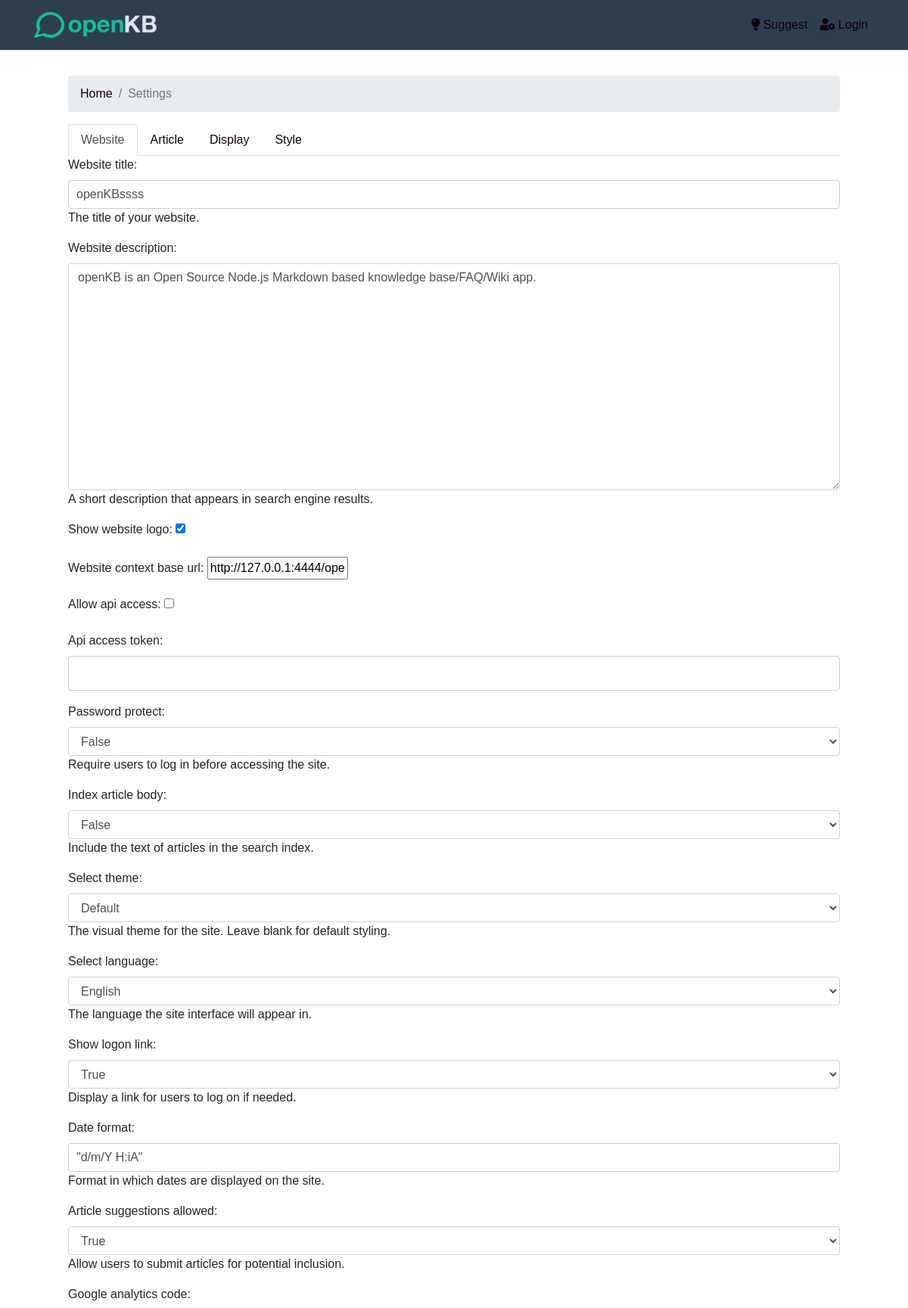
The page /settings/website/ (upper part) on the database as committed earlier.
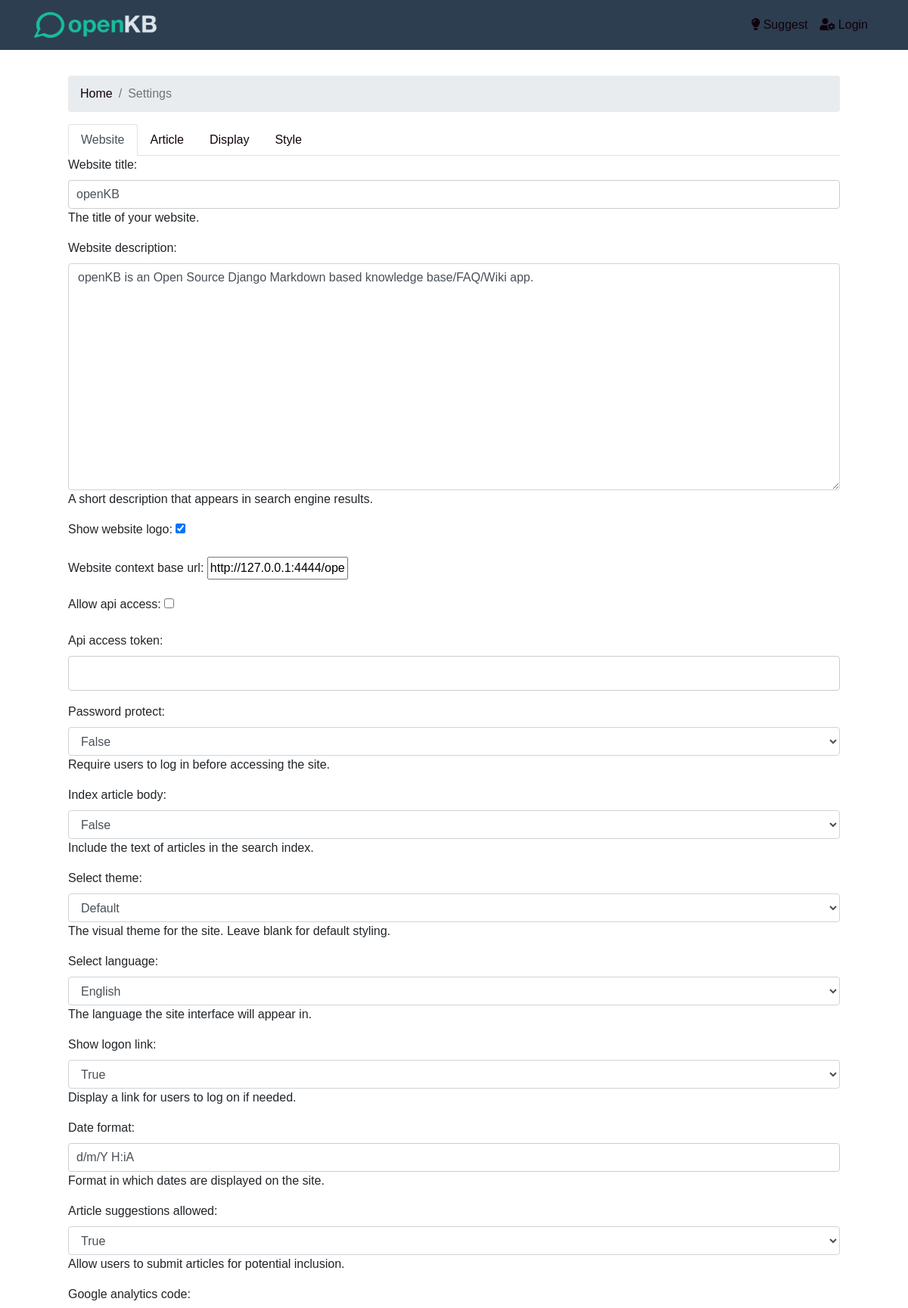
The same page on the database as committed later.
### kb/models.py (models this page shows, shortened)
class WebsiteSettings(models.Model):
    website_title = models.CharField(max_length=255, blank=True, default='openKB')
    website_description = models.TextField(blank=True, default='openKB is an Open Source Django Markdown based knowledge base/FAQ/Wiki app.')
    show_website_logo = models.BooleanField(default=True)
    website_context_base_url = models.URLField(blank=True, default='http://127.0.0.1:4444/openkb/')
    allow_api_access = models.BooleanField(default=False)
    api_access_token = models.CharField(max_length=255, blank=True)
    password_protect = models.BooleanField(default=False)
    index_article_body = models.BooleanField(default=False)
    select_theme = models.CharField(max_length=255, blank=True)
    select_language = models.CharField(max_length=10, default='en', choices=[('en', 'English')])
    show_logon_link = models.BooleanField(default=True)
    date_format = models.CharField(max_length=50, default='d/m/Y H:iA')
    article_suggestions_allowed = models.BooleanField(default=True)
    google_analytics_code = models.TextField(blank=True)

### kb/views.py (the view)
# urls.py: path('settings/website/', WebsiteSettingsView.as_view(), name='website_settings'),
class WebsiteSettingsView(UpdateView):
    model = WebsiteSettings
    template_name = 'settings/website_settings.html'
    form_class = WebsiteSettingsForm
    success_url = '/settings/website/'
    def get_object(self, queryset=None):
        return WebsiteSettings.objects.first() or WebsiteSettings()
    def get_context_data(self, **kwargs):
        context = super().get_context_data(**kwargs)
        context['active_tab'] = 'website'
        return context

### kb/context_processors.py (called while the page is built)
def website_settings(request):
    website_settings = WebsiteSettings.objects.first()
    style_settings = StyleSettings.objects.first()
    return {
        'websettings': website_settings,
        'style_settings': style_settings,
    }

### templates/settings/website_settings.html (shortened to what this page needs)
{% extends 'settings/base_settings.html' %}
{% block settings_content %}
<form method="post" action="{% url 'website_settings' %}">
    {{ form.as_p }}
</form>
{% endblock %}

Rows that differ between the two databases and show on the page:
changed WebsiteSettings "http://127.0.0.1:4444/openkb/": website_title "openKBssss" → "openKB"; website_description "openKB is an Open Source Node.js Markdown based knowledge base/FAQ/Wiki app." → "openKB is an Open Source Django Markdown based knowledge base/FAQ/Wiki app."; date_format "\"d/m/Y H:iA\"" → "d/m/Y H:iA"
